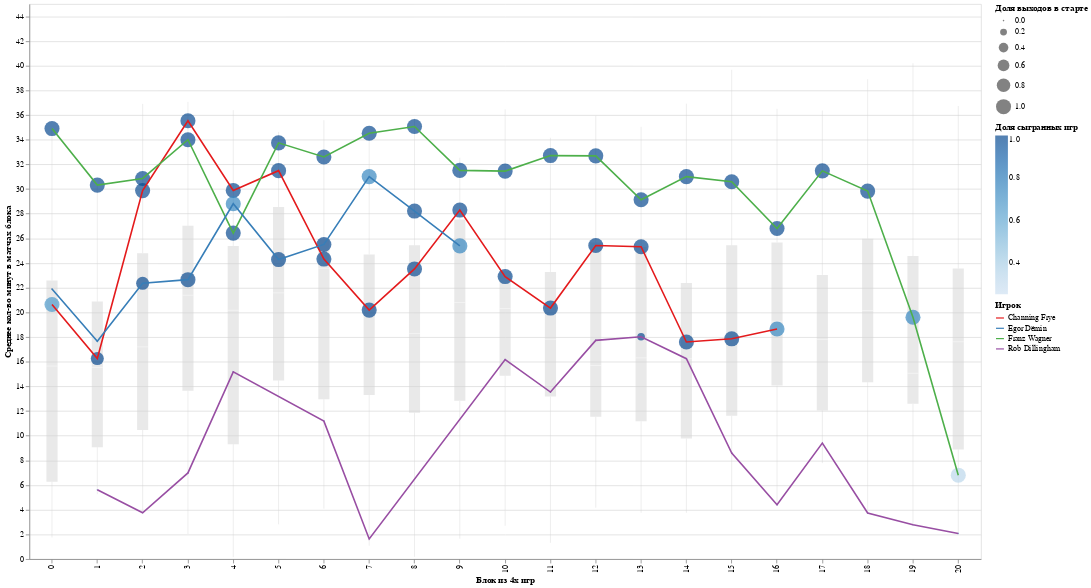

This figure's notebook cell:
### Code cell
import altair as alt
import pandas as pd

def plot_1st_season(df_roll: pd.DataFrame, col_to_plot: str, player_ids_to_highlight: list, col_to_plot_ru: str=None):
    """
    df_roll: the rolling/week dataframe you built
    col_to_plot: name of the column to plot in boxplot (e.g. "pts_mean_week", "min_mean_rolling", etc.)
    player_ids_to_highlight: list of PLAYER_IDs (ints) whose per-week values will be overlaid as line + points
    """
    base = df_roll.copy()
    # ensure week is treated as ordinal (or integer)
    base["week_str"] = base["team_week"].astype(str)

    # --- Box plot of distribution across all players by week ---
    box = alt.Chart(base).mark_boxplot(
        extent='min-max',
        color='lightgrey',
        opacity=0.5
    ).encode(
        x=alt.X("team_week:O", title="Блок из 4х игр"),
        y=alt.Y(f"{col_to_plot}:Q", title=col_to_plot_ru if col_to_plot_ru else col_to_plot),
    )

    # --- For highlighted players: extract their per-week values ---
    highlight_df = base[base["PLAYER_ID"].isin(player_ids_to_highlight)]

    line = alt.Chart(highlight_df).mark_line().encode(
        x=alt.X("team_week:O"),
        y=alt.Y(f"{col_to_plot}:Q"),
        color=alt.Color("PLAYER_NAME:O", scale=alt.Scale(scheme="set1"), title="Игрок"),
    )

    points = alt.Chart(highlight_df).mark_point(filled=True, size=60).encode(
        x=alt.X("team_week:O"),
        y=alt.Y(f"{col_to_plot}:Q"),
        size=alt.Size("share_games_started:Q", 
                        title="Доля выходов в старте"),
        color=alt.Color("share_games_played:Q",
                        title="Доля сыгранных игр"),
#         shape=alt.Shape("PLAYER_ID:N", legend=None)
    )

    chart = box + points + line
    chart = chart.properties(width=1200, height=700)
    return chart

plot_1st_season(df_roll, col_to_plot='min_mean_week', player_ids_to_highlight=[101112, 1642265, 1642856,1630532], col_to_plot_ru="Среднее кол-во минут в матчах блока")

### Figure 1 — Vega-Lite specification as saved in the notebook (floating-point values rounded to 4 significant figures; data arrays with more than 128 entries replaced by an {"elided": "..."} marker saying what was removed)
{"config": {"view": {"continuousWidth": 300, "continuousHeight": 300}}, "layer": [{"data": {"name": "data-1565dfd35311d3d29803155722dde399"}, "mark": {"type": "boxplot", "color": "lightgrey", "extent": "min-max", "opacity": 0.5}, "encoding": {"x": {"field": "team_week", "title": "Блок из 4х игр", "type": "ordinal"}, "y": {"field": "min_mean_week", "title": "Среднее кол-во минут в матчах блока", "type": "quantitative"}}}, {"data": {"name": "data-1f686c5a5b16603d4209aeff41e33ab9"}, "mark": {"type": "point", "filled": true, "size": 60}, "encoding": {"color": {"field": "share_games_played", "title": "Доля сыгранных игр", "type": "quantitative"}, "size": {"field": "share_games_started", "title": "Доля выходов в старте", "type": "quantitative"}, "x": {"field": "team_week", "type": "ordinal"}, "y": {"field": "min_mean_week", "type": "quantitative"}}}, {"data": {"name": "data-1f686c5a5b16603d4209aeff41e33ab9"}, "mark": {"type": "line"}, "encoding": {"color": {"field": "PLAYER_NAME", "scale": {"scheme": "set1"}, "title": "Игрок", "type": "ordinal"}, "x": {"field": "team_week", "type": "ordinal"}, "y": {"field": "min_mean_week", "type": "quantitative"}}}], "height": 700, "width": 1200, "$schema": "https://vega.github.io/schema/vega-lite/v5.17.0.json", "datasets": {"data-1565dfd35311d3d29803155722dde399": {"elided": "463 records"}, "data-1f686c5a5b16603d4209aeff41e33ab9": [{"player_dir": "101112", "season_dir": "2005-06", "PLAYER_ID": 101112, "PLAYER_NAME": "Channing Frye", "TEAM_ID": 1610612752, "team_week": 0, "games_played": 2, "games_started": 2, "min_mean_week": 20.63, "pts_mean_week": 9.5, "reb_mean_week": 7.5, "ast_mean_week": 1.5, "team_games_this_week": 3, "pts_mean_up_to_week": 9.5, "min_mean_up_to_week": 20.63, "reb_mean_up_to_week": 7.5, "ast_mean_up_to_week": 1.5, "share_games_played": 0.6667, "share_games_started": 1.0, "week_str": "0"}, {"player_dir": "101112", "season_dir": "2005-06", "PLAYER_ID": 101112, "PLAYER_NAME": "Channing Frye", "TEAM_ID": 1610612752, "team_week": 1, "games_played": 4, "games_started": 3, "min_mean_week": 16.25, "pts_mean_week": 9.25, "reb_mean_week": 4.75, "ast_mean_week": 0.0, "team_games_this_week": 4, "pts_mean_up_to_week": 9.333, "min_mean_up_to_week": 17.71, "reb_mean_up_to_week": 5.667, "ast_mean_up_to_week": 0.5, "share_games_played": 1.0, "share_games_started": 0.75, "week_str": "1"}, {"player_dir": "101112", "season_dir": "2005-06", "PLAYER_ID": 101112, "PLAYER_NAME": "Channing Frye", "TEAM_ID": 1610612752, "team_week": 2, "games_played": 4, "games_started": 4, "min_mean_week": 29.87, "pts_mean_week": 18.75, "reb_mean_week": 5.75, "ast_mean_week": 1.75, "team_games_this_week": 4, "pts_mean_up_to_week": 13.1, "min_mean_up_to_week": 22.58, "reb_mean_up_to_week": 5.7, "ast_mean_up_to_week": 1.0, "share_games_played": 1.0, "share_games_started": 1.0, "week_str": "2"}, {"player_dir": "101112", "season_dir": "2005-06", "PLAYER_ID": 101112, "PLAYER_NAME": "Channing Frye", "TEAM_ID": 1610612752, "team_week": 3, "games_played": 4, "games_started": 4, "min_mean_week": 35.53, "pts_mean_week": 18.75, "reb_mean_week": 6.25, "ast_mean_week": 1.25, "team_games_this_week": 4, "pts_mean_up_to_week": 14.71, "min_mean_up_to_week": 26.28, "reb_mean_up_to_week": 5.857, "ast_mean_up_to_week": 1.071, "share_games_played": 1.0, "share_games_started": 1.0, "week_str": "3"}, {"player_dir": "101112", "season_dir": "2005-06", "PLAYER_ID": 101112, "PLAYER_NAME": "Channing Frye", "TEAM_ID": 1610612752, "team_week": 4, "games_played": 4, "games_started": 4, "min_mean_week": 29.88, "pts_mean_week": 14.25, "reb_mean_week": 6.25, "ast_mean_week": 0.75, "team_games_this_week": 4, "pts_mean_up_to_week": 14.61, "min_mean_up_to_week": 27.08, "reb_mean_up_to_week": 5.944, "ast_mean_up_to_week": 1.0, "share_games_played": 1.0, "share_games_started": 1.0, "week_str": "4"}, {"player_dir": "101112", "season_dir": "2005-06", "PLAYER_ID": 101112, "PLAYER_NAME": "Channing Frye", "TEAM_ID": 1610612752, "team_week": 5, "games_played": 4, "games_started": 4, "min_mean_week": 31.49, "pts_mean_week": 15.5, "reb_mean_week": 8.75, "ast_mean_week": 1.0, "team_games_this_week": 4, "pts_mean_up_to_week": 14.77, "min_mean_up_to_week": 27.88, "reb_mean_up_to_week": 6.455, "ast_mean_up_to_week": 1.0, "share_games_played": 1.0, "share_games_started": 1.0, "week_str": "5"}, {"player_dir": "101112", "season_dir": "2005-06", "PLAYER_ID": 101112, "PLAYER_NAME": "Channing Frye", "TEAM_ID": 1610612752, "team_week": 6, "games_played": 4, "games_started": 4, "min_mean_week": 24.32, "pts_mean_week": 12.75, "reb_mean_week": 5.25, "ast_mean_week": 0.75, "team_games_this_week": 4, "pts_mean_up_to_week": 14.46, "min_mean_up_to_week": 27.33, "reb_mean_up_to_week": 6.269, "ast_mean_up_to_week": 0.9615, "share_games_played": 1.0, "share_games_started": 1.0, "week_str": "6"}, {"player_dir": "101112", "season_dir": "2005-06", "PLAYER_ID": 101112, "PLAYER_NAME": "Channing Frye", "TEAM_ID": 1610612752, "team_week": 7, "games_played": 4, "games_started": 4, "min_mean_week": 20.18, "pts_mean_week": 17.5, "reb_mean_week": 4.75, "ast_mean_week": 0.0, "team_games_this_week": 4, "pts_mean_up_to_week": 14.87, "min_mean_up_to_week": 26.38, "reb_mean_up_to_week": 6.067, "ast_mean_up_to_week": 0.8333, "share_games_played": 1.0, "share_games_started": 1.0, "week_str": "7"}, {"player_dir": "101112", "season_dir": "2005-06", "PLAYER_ID": 101112, "PLAYER_NAME": "Channing Frye", "TEAM_ID": 1610612752, "team_week": 8, "games_played": 4, "games_started": 4, "min_mean_week": 23.52, "pts_mean_week": 12.75, "reb_mean_week": 5.75, "ast_mean_week": 1.0, "team_games_this_week": 4, "pts_mean_up_to_week": 14.62, "min_mean_up_to_week": 26.04, "reb_mean_up_to_week": 6.029, "ast_mean_up_to_week": 0.8529, "share_games_played": 1.0, "share_games_started": 1.0, "week_str": "8"}, {"player_dir": "101112", "season_dir": "2005-06", "PLAYER_ID": 101112, "PLAYER_NAME": "Channing Frye", "TEAM_ID": 1610612752, "team_week": 9, "games_played": 4, "games_started": 4, "min_mean_week": 28.29, "pts_mean_week": 12.75, "reb_mean_week": 6.25, "ast_mean_week": 1.75, "team_games_this_week": 4, "pts_mean_up_to_week": 14.42, "min_mean_up_to_week": 26.28, "reb_mean_up_to_week": 6.053, "ast_mean_up_to_week": 0.9474, "share_games_played": 1.0, "share_games_started": 1.0, "week_str": "9"}, {"player_dir": "101112", "season_dir": "2005-06", "PLAYER_ID": 101112, "PLAYER_NAME": "Channing Frye", "TEAM_ID": 1610612752, "team_week": 10, "games_played": 4, "games_started": 4, "min_mean_week": 22.9, "pts_mean_week": 9.75, "reb_mean_week": 4.75, "ast_mean_week": 1.0, "team_games_this_week": 4, "pts_mean_up_to_week": 13.98, "min_mean_up_to_week": 25.96, "reb_mean_up_to_week": 5.929, "ast_mean_up_to_week": 0.9524, "share_games_played": 1.0, "share_games_started": 1.0, "week_str": "10"}, {"player_dir": "101112", "season_dir": "2005-06", "PLAYER_ID": 101112, "PLAYER_NAME": "Channing Frye", "TEAM_ID": 1610612752, "team_week": 11, "games_played": 4, "games_started": 4, "min_mean_week": 20.35, "pts_mean_week": 8.5, "reb_mean_week": 4.0, "ast_mean_week": 0.75, "team_games_this_week": 4, "pts_mean_up_to_week": 13.5, "min_mean_up_to_week": 25.47, "reb_mean_up_to_week": 5.761, "ast_mean_up_to_week": 0.9348, "share_games_played": 1.0, "share_games_started": 1.0, "week_str": "11"}, {"player_dir": "101112", "season_dir": "2005-06", "PLAYER_ID": 101112, "PLAYER_NAME": "Channing Frye", "TEAM_ID": 1610612752, "team_week": 12, "games_played": 4, "games_started": 4, "min_mean_week": 25.42, "pts_mean_week": 12.0, "reb_mean_week": 7.25, "ast_mean_week": 1.25, "team_games_this_week": 4, "pts_mean_up_to_week": 13.38, "min_mean_up_to_week": 25.47, "reb_mean_up_to_week": 5.88, "ast_mean_up_to_week": 0.96, "share_games_played": 1.0, "share_games_started": 1.0, "week_str": "12"}, {"player_dir": "101112", "season_dir": "2005-06", "PLAYER_ID": 101112, "PLAYER_NAME": "Channing Frye", "TEAM_ID": 1610612752, "team_week": 13, "games_played": 4, "games_started": 4, "min_mean_week": 25.32, "pts_mean_week": 14.0, "reb_mean_week": 8.25, "ast_mean_week": 0.0, "team_games_this_week": 4, "pts_mean_up_to_week": 13.43, "min_mean_up_to_week": 25.46, "reb_mean_up_to_week": 6.056, "ast_mean_up_to_week": 0.8889, "share_games_played": 1.0, "share_games_started": 1.0, "week_str": "13"}, {"player_dir": "101112", "season_dir": "2005-06", "PLAYER_ID": 101112, "PLAYER_NAME": "Channing Frye", "TEAM_ID": 1610612752, "team_week": 14, "games_played": 4, "games_started": 4, "min_mean_week": 17.6, "pts_mean_week": 6.25, "reb_mean_week": 3.75, "ast_mean_week": 0.25, "team_games_this_week": 4, "pts_mean_up_to_week": 12.93, "min_mean_up_to_week": 24.91, "reb_mean_up_to_week": 5.897, "ast_mean_up_to_week": 0.8448, "share_games_played": 1.0, "share_games_started": 1.0, "week_str": "14"}, {"player_dir": "101112", "season_dir": "2005-06", "PLAYER_ID": 101112, "PLAYER_NAME": "Channing Frye", "TEAM_ID": 1610612752, "team_week": 15, "games_played": 4, "games_started": 4, "min_mean_week": 17.85, "pts_mean_week": 6.5, "reb_mean_week": 3.5, "ast_mean_week": 0.75, "team_games_this_week": 4, "pts_mean_up_to_week": 12.52, "min_mean_up_to_week": 24.46, "reb_mean_up_to_week": 5.742, "ast_mean_up_to_week": 0.8387, "share_games_played": 1.0, "share_games_started": 1.0, "week_str": "15"}, {"player_dir": "101112", "season_dir": "2005-06", "PLAYER_ID": 101112, "PLAYER_NAME": "Channing Frye", "TEAM_ID": 1610612752, "team_week": 16, "games_played": 3, "games_started": 3, "min_mean_week": 18.65, "pts_mean_week": 8.667, "reb_mean_week": 6.0, "ast_mean_week": 0.3333, "team_games_this_week": 4, "pts_mean_up_to_week": 12.34, "min_mean_up_to_week": 24.19, "reb_mean_up_to_week": 5.754, "ast_mean_up_to_week": 0.8154, "share_games_played": 0.75, "share_games_started": 1.0, "week_str": "16"}, {"player_dir": "1630532", "season_dir": "2021-22", "PLAYER_ID": 1630532, "PLAYER_NAME": "Franz Wagner", "TEAM_ID": 1610612753, "team_week": 0, "games_played": 3, "games_started": 3, "min_mean_week": 34.9, "pts_mean_week": 12.67, "reb_mean_week": 5.0, "ast_mean_week": 1.333, "team_games_this_week": 3, "pts_mean_up_to_week": 12.67, "min_mean_up_to_week": 34.9, "reb_mean_up_to_week": 5.0, "ast_mean_up_to_week": 1.333, "share_games_played": 1.0, "share_games_started": 1.0, "week_str": "0"}, {"player_dir": "1630532", "season_dir": "2021-22", "PLAYER_ID": 1630532, "PLAYER_NAME": "Franz Wagner", "TEAM_ID": 1610612753, "team_week": 1, "games_played": 4, "games_started": 4, "min_mean_week": 30.32, "pts_mean_week": 14.75, "reb_mean_week": 2.5, "ast_mean_week": 2.25, "team_games_this_week": 4, "pts_mean_up_to_week": 13.86, "min_mean_up_to_week": 32.28, "reb_mean_up_to_week": 3.571, "ast_mean_up_to_week": 1.857, "share_games_played": 1.0, "share_games_started": 1.0, "week_str": "1"}, {"player_dir": "1630532", "season_dir": "2021-22", "PLAYER_ID": 1630532, "PLAYER_NAME": "Franz Wagner", "TEAM_ID": 1610612753, "team_week": 2, "games_played": 4, "games_started": 4, "min_mean_week": 30.85, "pts_mean_week": 13.5, "reb_mean_week": 3.5, "ast_mean_week": 2.5, "team_games_this_week": 4, "pts_mean_up_to_week": 13.73, "min_mean_up_to_week": 31.76, "reb_mean_up_to_week": 3.545, "ast_mean_up_to_week": 2.091, "share_games_played": 1.0, "share_games_started": 1.0, "week_str": "2"}, {"player_dir": "1630532", "season_dir": "2021-22", "PLAYER_ID": 1630532, "PLAYER_NAME": "Franz Wagner", "TEAM_ID": 1610612753, "team_week": 3, "games_played": 4, "games_started": 4, "min_mean_week": 33.99, "pts_mean_week": 13.25, "reb_mean_week": 6.25, "ast_mean_week": 1.25, "team_games_this_week": 4, "pts_mean_up_to_week": 13.6, "min_mean_up_to_week": 32.36, "reb_mean_up_to_week": 4.267, "ast_mean_up_to_week": 1.867, "share_games_played": 1.0, "share_games_started": 1.0, "week_str": "3"}, {"player_dir": "1630532", "season_dir": "2021-22", "PLAYER_ID": 1630532, "PLAYER_NAME": "Franz Wagner", "TEAM_ID": 1610612753, "team_week": 4, "games_played": 4, "games_started": 4, "min_mean_week": 26.43, "pts_mean_week": 9.0, "reb_mean_week": 3.25, "ast_mean_week": 3.0, "team_games_this_week": 4, "pts_mean_up_to_week": 12.63, "min_mean_up_to_week": 31.11, "reb_mean_up_to_week": 4.053, "ast_mean_up_to_week": 2.105, "share_games_played": 1.0, "share_games_started": 1.0, "week_str": "4"}, {"player_dir": "1630532", "season_dir": "2021-22", "PLAYER_ID": 1630532, "PLAYER_NAME": "Franz Wagner", "TEAM_ID": 1610612753, "team_week": 5, "games_played": 4, "games_started": 4, "min_mean_week": 33.74, "pts_mean_week": 17.25, "reb_mean_week": 5.5, "ast_mean_week": 4.5, "team_games_this_week": 4, "pts_mean_up_to_week": 13.43, "min_mean_up_to_week": 31.57, "reb_mean_up_to_week": 4.304, "ast_mean_up_to_week": 2.522, "share_games_played": 1.0, "share_games_started": 1.0, "week_str": "5"}, {"player_dir": "1630532", "season_dir": "2021-22", "PLAYER_ID": 1630532, "PLAYER_NAME": "Franz Wagner", "TEAM_ID": 1610612753, "team_week": 6, "games_played": 4, "games_started": 4, "min_mean_week": 32.6, "pts_mean_week": 17.75, "reb_mean_week": 4.5, "ast_mean_week": 4.5, "team_games_this_week": 4, "pts_mean_up_to_week": 14.07, "min_mean_up_to_week": 31.72, "reb_mean_up_to_week": 4.333, "ast_mean_up_to_week": 2.815, "share_games_played": 1.0, "share_games_started": 1.0, "week_str": "6"}, {"player_dir": "1630532", "season_dir": "2021-22", "PLAYER_ID": 1630532, "PLAYER_NAME": "Franz Wagner", "TEAM_ID": 1610612753, "team_week": 7, "games_played": 4, "games_started": 4, "min_mean_week": 34.52, "pts_mean_week": 17.75, "reb_mean_week": 7.5, "ast_mean_week": 3.5, "team_games_this_week": 4, "pts_mean_up_to_week": 14.55, "min_mean_up_to_week": 32.08, "reb_mean_up_to_week": 4.742, "ast_mean_up_to_week": 2.903, "share_games_played": 1.0, "share_games_started": 1.0, "week_str": "7"}, {"player_dir": "1630532", "season_dir": "2021-22", "PLAYER_ID": 1630532, "PLAYER_NAME": "Franz Wagner", "TEAM_ID": 1610612753, "team_week": 8, "games_played": 4, "games_started": 4, "min_mean_week": 35.07, "pts_mean_week": 24.0, "reb_mean_week": 4.5, "ast_mean_week": 1.5, "team_games_this_week": 4, "pts_mean_up_to_week": 15.63, "min_mean_up_to_week": 32.42, "reb_mean_up_to_week": 4.714, "ast_mean_up_to_week": 2.743, "share_games_played": 1.0, "share_games_started": 1.0, "week_str": "8"}, {"player_dir": "1630532", "season_dir": "2021-22", "PLAYER_ID": 1630532, "PLAYER_NAME": "Franz Wagner", "TEAM_ID": 1610612753, "team_week": 9, "games_played": 4, "games_started": 4, "min_mean_week": 31.51, "pts_mean_week": 17.75, "reb_mean_week": 4.25, "ast_mean_week": 1.75, "team_games_this_week": 4, "pts_mean_up_to_week": 15.85, "min_mean_up_to_week": 32.33, "reb_mean_up_to_week": 4.667, "ast_mean_up_to_week": 2.641, "share_games_played": 1.0, "share_games_started": 1.0, "week_str": "9"}, {"player_dir": "1630532", "season_dir": "2021-22", "PLAYER_ID": 1630532, "PLAYER_NAME": "Franz Wagner", "TEAM_ID": 1610612753, "team_week": 10, "games_played": 4, "games_started": 4, "min_mean_week": 31.45, "pts_mean_week": 14.5, "reb_mean_week": 5.25, "ast_mean_week": 5.0, "team_games_this_week": 4, "pts_mean_up_to_week": 15.72, "min_mean_up_to_week": 32.25, "reb_mean_up_to_week": 4.721, "ast_mean_up_to_week": 2.86, "share_games_played": 1.0, "share_games_started": 1.0, "week_str": "10"}, {"player_dir": "1630532", "season_dir": "2021-22", "PLAYER_ID": 1630532, "PLAYER_NAME": "Franz Wagner", "TEAM_ID": 1610612753, "team_week": 11, "games_played": 4, "games_started": 4, "min_mean_week": 32.71, "pts_mean_week": 11.0, "reb_mean_week": 5.25, "ast_mean_week": 2.5, "team_games_this_week": 4, "pts_mean_up_to_week": 15.32, "min_mean_up_to_week": 32.29, "reb_mean_up_to_week": 4.766, "ast_mean_up_to_week": 2.83, "share_games_played": 1.0, "share_games_started": 1.0, "week_str": "11"}, {"player_dir": "1630532", "season_dir": "2021-22", "PLAYER_ID": 1630532, "PLAYER_NAME": "Franz Wagner", "TEAM_ID": 1610612753, "team_week": 12, "games_played": 4, "games_started": 4, "min_mean_week": 32.69, "pts_mean_week": 20.25, "reb_mean_week": 3.0, "ast_mean_week": 4.25, "team_games_this_week": 4, "pts_mean_up_to_week": 15.71, "min_mean_up_to_week": 32.32, "reb_mean_up_to_week": 4.627, "ast_mean_up_to_week": 2.941, "share_games_played": 1.0, "share_games_started": 1.0, "week_str": "12"}, {"player_dir": "1630532", "season_dir": "2021-22", "PLAYER_ID": 1630532, "PLAYER_NAME": "Franz Wagner", "TEAM_ID": 1610612753, "team_week": 13, "games_played": 4, "games_started": 4, "min_mean_week": 29.13, "pts_mean_week": 15.5, "reb_mean_week": 3.5, "ast_mean_week": 2.25, "team_games_this_week": 4, "pts_mean_up_to_week": 15.69, "min_mean_up_to_week": 32.08, "reb_mean_up_to_week": 4.545, "ast_mean_up_to_week": 2.891, "share_games_played": 1.0, "share_games_started": 1.0, "week_str": "13"}, {"player_dir": "1630532", "season_dir": "2021-22", "PLAYER_ID": 1630532, "PLAYER_NAME": "Franz Wagner", "TEAM_ID": 1610612753, "team_week": 14, "games_played": 4, "games_started": 4, "min_mean_week": 31.0, "pts_mean_week": 15.0, "reb_mean_week": 5.5, "ast_mean_week": 4.25, "team_games_this_week": 4, "pts_mean_up_to_week": 15.64, "min_mean_up_to_week": 32.01, "reb_mean_up_to_week": 4.61, "ast_mean_up_to_week": 2.983, "share_games_played": 1.0, "share_games_started": 1.0, "week_str": "14"}, {"player_dir": "1630532", "season_dir": "2021-22", "PLAYER_ID": 1630532, "PLAYER_NAME": "Franz Wagner", "TEAM_ID": 1610612753, "team_week": 15, "games_played": 4, "games_started": 4, "min_mean_week": 30.59, "pts_mean_week": 17.0, "reb_mean_week": 4.75, "ast_mean_week": 2.25, "team_games_this_week": 4, "pts_mean_up_to_week": 15.73, "min_mean_up_to_week": 31.92, "reb_mean_up_to_week": 4.619, "ast_mean_up_to_week": 2.937, "share_games_played": 1.0, "share_games_started": 1.0, "week_str": "15"}, {"player_dir": "1630532", "season_dir": "2021-22", "PLAYER_ID": 1630532, "PLAYER_NAME": "Franz Wagner", "TEAM_ID": 1610612753, "team_week": 16, "games_played": 4, "games_started": 4, "min_mean_week": 26.8, "pts_mean_week": 11.75, "reb_mean_week": 4.75, "ast_mean_week": 3.5, "team_games_this_week": 4, "pts_mean_up_to_week": 15.49, "min_mean_up_to_week": 31.62, "reb_mean_up_to_week": 4.627, "ast_mean_up_to_week": 2.97, "share_games_played": 1.0, "share_games_started": 1.0, "week_str": "16"}, {"player_dir": "1630532", "season_dir": "2021-22", "PLAYER_ID": 1630532, "PLAYER_NAME": "Franz Wagner", "TEAM_ID": 1610612753, "team_week": 17, "games_played": 4, "games_started": 4, "min_mean_week": 31.47, "pts_mean_week": 14.0, "reb_mean_week": 4.75, "ast_mean_week": 2.25, "team_games_this_week": 4, "pts_mean_up_to_week": 15.41, "min_mean_up_to_week": 31.61, "reb_mean_up_to_week": 4.634, "ast_mean_up_to_week": 2.93, "share_games_played": 1.0, "share_games_started": 1.0, "week_str": "17"}, {"player_dir": "1630532", "season_dir": "2021-22", "PLAYER_ID": 1630532, "PLAYER_NAME": "Franz Wagner", "TEAM_ID": 1610612753, "team_week": 18, "games_played": 4, "games_started": 4, "min_mean_week": 29.83, "pts_mean_week": 15.75, "reb_mean_week": 4.75, "ast_mean_week": 3.25, "team_games_this_week": 4, "pts_mean_up_to_week": 15.43, "min_mean_up_to_week": 31.51, "reb_mean_up_to_week": 4.64, "ast_mean_up_to_week": 2.947, "share_games_played": 1.0, "share_games_started": 1.0, "week_str": "18"}, {"player_dir": "1630532", "season_dir": "2021-22", "PLAYER_ID": 1630532, "PLAYER_NAME": "Franz Wagner", "TEAM_ID": 1610612753, "team_week": 19, "games_played": 3, "games_started": 3, "min_mean_week": 19.61, "pts_mean_week": 12.67, "reb_mean_week": 2.667, "ast_mean_week": 2.667, "team_games_this_week": 4, "pts_mean_up_to_week": 15.32, "min_mean_up_to_week": 31.05, "reb_mean_up_to_week": 4.564, "ast_mean_up_to_week": 2.936, "share_games_played": 0.75, "share_games_started": 1.0, "week_str": "19"}, {"player_dir": "1630532", "season_dir": "2021-22", "PLAYER_ID": 1630532, "PLAYER_NAME": "Franz Wagner", "TEAM_ID": 1610612753, "team_week": 20, "games_played": 1, "games_started": 1, "min_mean_week": 6.8, "pts_mean_week": 2.0, "reb_mean_week": 0.0, "ast_mean_week": 2.0, "team_games_this_week": 3, "pts_mean_up_to_week": 15.15, "min_mean_up_to_week": 30.75, "reb_mean_up_to_week": 4.506, "ast_mean_up_to_week": 2.924, "share_games_played": 0.3333, "share_games_started": 1.0, "week_str": "20"}, {"player_dir": "1642265", "season_dir": "2024-25", "PLAYER_ID": 1642265, "PLAYER_NAME": "Rob Dillingham", "TEAM_ID": 1610612750, "team_week": 1, "games_played": 2, "games_started": 0, "min_mean_week": 5.625, "pts_mean_week": 2.0, "reb_mean_week": 0.0, "ast_mean_week": 2.0, "team_games_this_week": 4, "pts_mean_up_to_week": 2.0, "min_mean_up_to_week": 5.625, "reb_mean_up_to_week": 0.0, "ast_mean_up_to_week": 2.0, "share_games_played": 0.5, "share_games_started": 0.0, "week_str": "1"}, {"player_dir": "1642265", "season_dir": "2024-25", "PLAYER_ID": 1642265, "PLAYER_NAME": "Rob Dillingham", "TEAM_ID": 1610612750, "team_week": 2, "games_played": 2, "games_started": 0, "min_mean_week": 3.75, "pts_mean_week": 3.5, "reb_mean_week": 1.5, "ast_mean_week": 1.5, "team_games_this_week": 4, "pts_mean_up_to_week": 2.75, "min_mean_up_to_week": 4.688, "reb_mean_up_to_week": 0.75, "ast_mean_up_to_week": 1.75, "share_games_played": 0.5, "share_games_started": 0.0, "week_str": "2"}, {"player_dir": "1642265", "season_dir": "2024-25", "PLAYER_ID": 1642265, "PLAYER_NAME": "Rob Dillingham", "TEAM_ID": 1610612750, "team_week": 3, "games_played": 4, "games_started": 0, "min_mean_week": 6.983, "pts_mean_week": 1.25, "reb_mean_week": 0.0, "ast_mean_week": 0.25, "team_games_this_week": 4, "pts_mean_up_to_week": 2.0, "min_mean_up_to_week": 5.835, "reb_mean_up_to_week": 0.375, "ast_mean_up_to_week": 1.0, "share_games_played": 1.0, "share_games_started": 0.0, "week_str": "3"}, {"player_dir": "1642265", "season_dir": "2024-25", "PLAYER_ID": 1642265, "PLAYER_NAME": "Rob Dillingham", "TEAM_ID": 1610612750, "team_week": 4, "games_played": 3, "games_started": 0, "min_mean_week": 15.18, "pts_mean_week": 8.667, "reb_mean_week": 2.0, "ast_mean_week": 2.667, "team_games_this_week": 4, "pts_mean_up_to_week": 3.818, "min_mean_up_to_week": 8.383, "reb_mean_up_to_week": 0.8182, "ast_mean_up_to_week": 1.455, "share_games_played": 0.75, "share_games_started": 0.0, "week_str": "4"}, {"player_dir": "1642265", "season_dir": "2024-25", "PLAYER_ID": 1642265, "PLAYER_NAME": "Rob Dillingham", "TEAM_ID": 1610612750, "team_week": 6, "games_played": 3, "games_started": 0, "min_mean_week": 11.18, "pts_mean_week": 4.333, "reb_mean_week": 0.6667, "ast_mean_week": 2.667, "team_games_this_week": 4, "pts_mean_up_to_week": 3.929, "min_mean_up_to_week": 8.983, "reb_mean_up_to_week": 0.7857, "ast_mean_up_to_week": 1.714, "share_games_played": 0.75, "share_games_started": 0.0, "week_str": "6"}, {"player_dir": "1642265", "season_dir": "2024-25", "PLAYER_ID": 1642265, "PLAYER_NAME": "Rob Dillingham", "TEAM_ID": 1610612750, "team_week": 7, "games_played": 1, "games_started": 0, "min_mean_week": 1.633, "pts_mean_week": 0.0, "reb_mean_week": 0.0, "ast_mean_week": 1.0, "team_games_this_week": 4, "pts_mean_up_to_week": 3.667, "min_mean_up_to_week": 8.493, "reb_mean_up_to_week": 0.7333, "ast_mean_up_to_week": 1.667, "share_games_played": 0.25, "share_games_started": 0.0, "week_str": "7"}, {"player_dir": "1642265", "season_dir": "2024-25", "PLAYER_ID": 1642265, "PLAYER_NAME": "Rob Dillingham", "TEAM_ID": 1610612750, "team_week": 10, "games_played": 3, "games_started": 0, "min_mean_week": 16.17, "pts_mean_week": 12.0, "reb_mean_week": 1.333, "ast_mean_week": 2.333, "team_games_this_week": 4, "pts_mean_up_to_week": 5.056, "min_mean_up_to_week": 9.772, "reb_mean_up_to_week": 0.8333, "ast_mean_up_to_week": 1.778, "share_games_played": 0.75, "share_games_started": 0.0, "week_str": "10"}, {"player_dir": "1642265", "season_dir": "2024-25", "PLAYER_ID": 1642265, "PLAYER_NAME": "Rob Dillingham", "TEAM_ID": 1610612750, "team_week": 11, "games_played": 4, "games_started": 0, "min_mean_week": 13.54, "pts_mean_week": 5.75, "reb_mean_week": 2.25, "ast_mean_week": 2.25, "team_games_this_week": 4, "pts_mean_up_to_week": 5.182, "min_mean_up_to_week": 10.46, "reb_mean_up_to_week": 1.091, "ast_mean_up_to_week": 1.864, "share_games_played": 1.0, "share_games_started": 0.0, "week_str": "11"}, {"player_dir": "1642265", "season_dir": "2024-25", "PLAYER_ID": 1642265, "PLAYER_NAME": "Rob Dillingham", "TEAM_ID": 1610612750, "team_week": 12, "games_played": 4, "games_started": 0, "min_mean_week": 17.73, "pts_mean_week": 8.25, "reb_mean_week": 1.5, "ast_mean_week": 5.5, "team_games_this_week": 4, "pts_mean_up_to_week": 5.654, "min_mean_up_to_week": 11.58, "reb_mean_up_to_week": 1.154, "ast_mean_up_to_week": 2.423, "share_games_played": 1.0, "share_games_started": 0.0, "week_str": "12"}, {"player_dir": "1642265", "season_dir": "2024-25", "PLAYER_ID": 1642265, "PLAYER_NAME": "Rob Dillingham", "TEAM_ID": 1610612750, "team_week": 13, "games_played": 4, "games_started": 1, "min_mean_week": 18.02, "pts_mean_week": 7.25, "reb_mean_week": 0.75, "ast_mean_week": 2.25, "team_games_this_week": 4, "pts_mean_up_to_week": 5.867, "min_mean_up_to_week": 12.44, "reb_mean_up_to_week": 1.1, "ast_mean_up_to_week": 2.4, "share_games_played": 1.0, "share_games_started": 0.25, "week_str": "13"}, {"player_dir": "1642265", "season_dir": "2024-25", "PLAYER_ID": 1642265, "PLAYER_NAME": "Rob Dillingham", "TEAM_ID": 1610612750, "team_week": 14, "games_played": 4, "games_started": 0, "min_mean_week": 16.24, "pts_mean_week": 5.0, "reb_mean_week": 2.25, "ast_mean_week": 3.25, "team_games_this_week": 4, "pts_mean_up_to_week": 5.765, "min_mean_up_to_week": 12.88, "reb_mean_up_to_week": 1.235, "ast_mean_up_to_week": 2.5, "share_games_played": 1.0, "share_games_started": 0.0, "week_str": "14"}, {"player_dir": "1642265", "season_dir": "2024-25", "PLAYER_ID": 1642265, "PLAYER_NAME": "Rob Dillingham", "TEAM_ID": 1610612750, "team_week": 15, "games_played": 4, "games_started": 0, "min_mean_week": 8.6, "pts_mean_week": 3.0, "reb_mean_week": 1.0, "ast_mean_week": 1.5, "team_games_this_week": 4, "pts_mean_up_to_week": 5.474, "min_mean_up_to_week": 12.43, "reb_mean_up_to_week": 1.211, "ast_mean_up_to_week": 2.395, "share_games_played": 1.0, "share_games_started": 0.0, "week_str": "15"}, {"player_dir": "1642265", "season_dir": "2024-25", "PLAYER_ID": 1642265, "PLAYER_NAME": "Rob Dillingham", "TEAM_ID": 1610612750, "team_week": 16, "games_played": 3, "games_started": 0, "min_mean_week": 4.411, "pts_mean_week": 1.0, "reb_mean_week": 0.6667, "ast_mean_week": 1.0, "team_games_this_week": 4, "pts_mean_up_to_week": 5.146, "min_mean_up_to_week": 11.85, "reb_mean_up_to_week": 1.171, "ast_mean_up_to_week": 2.293, "share_games_played": 0.75, "share_games_started": 0.0, "week_str": "16"}, {"player_dir": "1642265", "season_dir": "2024-25", "PLAYER_ID": 1642265, "PLAYER_NAME": "Rob Dillingham", "TEAM_ID": 1610612750, "team_week": 17, "games_played": 1, "games_started": 0, "min_mean_week": 9.4, "pts_mean_week": 2.0, "reb_mean_week": 1.0, "ast_mean_week": 0.0, "team_games_this_week": 4, "pts_mean_up_to_week": 5.071, "min_mean_up_to_week": 11.79, "reb_mean_up_to_week": 1.167, "ast_mean_up_to_week": 2.238, "share_games_played": 0.25, "share_games_started": 0.0, "week_str": "17"}, {"player_dir": "1642265", "season_dir": "2024-25", "PLAYER_ID": 1642265, "PLAYER_NAME": "Rob Dillingham", "TEAM_ID": 1610612750, "team_week": 18, "games_played": 3, "games_started": 0, "min_mean_week": 3.739, "pts_mean_week": 1.333, "reb_mean_week": 0.0, "ast_mean_week": 1.0, "team_games_this_week": 4, "pts_mean_up_to_week": 4.822, "min_mean_up_to_week": 11.25, "reb_mean_up_to_week": 1.089, "ast_mean_up_to_week": 2.156, "share_games_played": 0.75, "share_games_started": 0.0, "week_str": "18"}, {"player_dir": "1642265", "season_dir": "2024-25", "PLAYER_ID": 1642265, "PLAYER_NAME": "Rob Dillingham", "TEAM_ID": 1610612750, "team_week": 19, "games_played": 2, "games_started": 0, "min_mean_week": 2.775, "pts_mean_week": 1.0, "reb_mean_week": 0.0, "ast_mean_week": 0.0, "team_games_this_week": 4, "pts_mean_up_to_week": 4.66, "min_mean_up_to_week": 10.89, "reb_mean_up_to_week": 1.043, "ast_mean_up_to_week": 2.064, "share_games_played": 0.5, "share_games_started": 0.0, "week_str": "19"}, {"player_dir": "1642265", "season_dir": "2024-25", "PLAYER_ID": 1642265, "PLAYER_NAME": "Rob Dillingham", "TEAM_ID": 1610612750, "team_week": 20, "games_played": 2, "games_started": 0, "min_mean_week": 2.067, "pts_mean_week": 0.0, "reb_mean_week": 0.5, "ast_mean_week": 0.5, "team_games_this_week": 3, "pts_mean_up_to_week": 4.469, "min_mean_up_to_week": 10.53, "reb_mean_up_to_week": 1.02, "ast_mean_up_to_week": 2.0, "share_games_played": 0.6667, "share_games_started": 0.0, "week_str": "20"}, {"player_dir": "1642856", "season_dir": "2025-26", "PLAYER_ID": 1642856, "PLAYER_NAME": "Egor Dëmin", "TEAM_ID": 1610612751, "team_week": 0, "games_played": 3, "games_started": 0, "min_mean_week": 21.89, "pts_mean_week": 8.667, "reb_mean_week": 5.0, "ast_mean_week": 2.333, "team_games_this_week": 3, "pts_mean_up_to_week": 8.667, "min_mean_up_to_week": 21.89, "reb_mean_up_to_week": 5.0, "ast_mean_up_to_week": 2.333, "share_games_played": 1.0, "share_games_started": 0.0, "week_str": "0"}, {"player_dir": "1642856", "season_dir": "2025-26", "PLAYER_ID": 1642856, "PLAYER_NAME": "Egor Dëmin", "TEAM_ID": 1610612751, "team_week": 1, "games_played": 3, "games_started": 0, "min_mean_week": 17.66, "pts_mean_week": 3.667, "reb_mean_week": 1.0, "ast_mean_week": 3.0, "team_games_this_week": 4, "pts_mean_up_to_week": 6.167, "min_mean_up_to_week": 19.78, "reb_mean_up_to_week": 3.0, "ast_mean_up_to_week": 2.667, "share_games_played": 0.75, "share_games_started": 0.0, "week_str": "1"}, {"player_dir": "1642856", "season_dir": "2025-26", "PLAYER_ID": 1642856, "PLAYER_NAME": "Egor Dëmin", "TEAM_ID": 1610612751, "team_week": 2, "games_played": 4, "games_started": 3, "min_mean_week": 22.36, "pts_mean_week": 8.5, "reb_mean_week": 3.5, "ast_mean_week": 4.25, "team_games_this_week": 4, "pts_mean_up_to_week": 7.1, "min_mean_up_to_week": 20.81, "reb_mean_up_to_week": 3.2, "ast_mean_up_to_week": 3.3, "share_games_played": 1.0, "share_games_started": 0.75, "week_str": "2"}, {"player_dir": "1642856", "season_dir": "2025-26", "PLAYER_ID": 1642856, "PLAYER_NAME": "Egor Dëmin", "TEAM_ID": 1610612751, "team_week": 3, "games_played": 4, "games_started": 4, "min_mean_week": 22.65, "pts_mean_week": 9.25, "reb_mean_week": 3.25, "ast_mean_week": 4.0, "team_games_this_week": 4, "pts_mean_up_to_week": 7.714, "min_mean_up_to_week": 21.33, "reb_mean_up_to_week": 3.214, "ast_mean_up_to_week": 3.5, "share_games_played": 1.0, "share_games_started": 1.0, "week_str": "3"}, {"player_dir": "1642856", "season_dir": "2025-26", "PLAYER_ID": 1642856, "PLAYER_NAME": "Egor Dëmin", "TEAM_ID": 1610612751, "team_week": 4, "games_played": 3, "games_started": 3, "min_mean_week": 28.81, "pts_mean_week": 12.33, "reb_mean_week": 6.0, "ast_mean_week": 3.667, "team_games_this_week": 4, "pts_mean_up_to_week": 8.529, "min_mean_up_to_week": 22.65, "reb_mean_up_to_week": 3.706, "ast_mean_up_to_week": 3.529, "share_games_played": 0.75, "share_games_started": 1.0, "week_str": "4"}, {"player_dir": "1642856", "season_dir": "2025-26", "PLAYER_ID": 1642856, "PLAYER_NAME": "Egor Dëmin", "TEAM_ID": 1610612751, "team_week": 5, "games_played": 4, "games_started": 4, "min_mean_week": 24.28, "pts_mean_week": 7.5, "reb_mean_week": 1.5, "ast_mean_week": 4.25, "team_games_this_week": 4, "pts_mean_up_to_week": 8.333, "min_mean_up_to_week": 22.96, "reb_mean_up_to_week": 3.286, "ast_mean_up_to_week": 3.667, "share_games_played": 1.0, "share_games_started": 1.0, "week_str": "5"}, {"player_dir": "1642856", "season_dir": "2025-26", "PLAYER_ID": 1642856, "PLAYER_NAME": "Egor Dëmin", "TEAM_ID": 1610612751, "team_week": 6, "games_played": 4, "games_started": 4, "min_mean_week": 25.5, "pts_mean_week": 12.5, "reb_mean_week": 2.75, "ast_mean_week": 2.0, "team_games_this_week": 4, "pts_mean_up_to_week": 9.0, "min_mean_up_to_week": 23.37, "reb_mean_up_to_week": 3.2, "ast_mean_up_to_week": 3.4, "share_games_played": 1.0, "share_games_started": 1.0, "week_str": "6"}, {"player_dir": "1642856", "season_dir": "2025-26", "PLAYER_ID": 1642856, "PLAYER_NAME": "Egor Dëmin", "TEAM_ID": 1610612751, "team_week": 7, "games_played": 3, "games_started": 3, "min_mean_week": 31.01, "pts_mean_week": 16.67, "reb_mean_week": 2.333, "ast_mean_week": 3.667, "team_games_this_week": 4, "pts_mean_up_to_week": 9.821, "min_mean_up_to_week": 24.19, "reb_mean_up_to_week": 3.107, "ast_mean_up_to_week": 3.429, "share_games_played": 0.75, "share_games_started": 1.0, "week_str": "7"}, {"player_dir": "1642856", "season_dir": "2025-26", "PLAYER_ID": 1642856, "PLAYER_NAME": "Egor Dëmin", "TEAM_ID": 1610612751, "team_week": 8, "games_played": 4, "games_started": 4, "min_mean_week": 28.21, "pts_mean_week": 15.0, "reb_mean_week": 5.0, "ast_mean_week": 3.75, "team_games_this_week": 4, "pts_mean_up_to_week": 10.47, "min_mean_up_to_week": 24.69, "reb_mean_up_to_week": 3.344, "ast_mean_up_to_week": 3.469, "share_games_played": 1.0, "share_games_started": 1.0, "week_str": "8"}, {"player_dir": "1642856", "season_dir": "2025-26", "PLAYER_ID": 1642856, "PLAYER_NAME": "Egor Dëmin", "TEAM_ID": 1610612751, "team_week": 9, "games_played": 3, "games_started": 3, "min_mean_week": 25.39, "pts_mean_week": 9.667, "reb_mean_week": 0.3333, "ast_mean_week": 3.667, "team_games_this_week": 4, "pts_mean_up_to_week": 10.4, "min_mean_up_to_week": 24.75, "reb_mean_up_to_week": 3.086, "ast_mean_up_to_week": 3.486, "share_games_played": 0.75, "share_games_started": 1.0, "week_str": "9"}]}}
